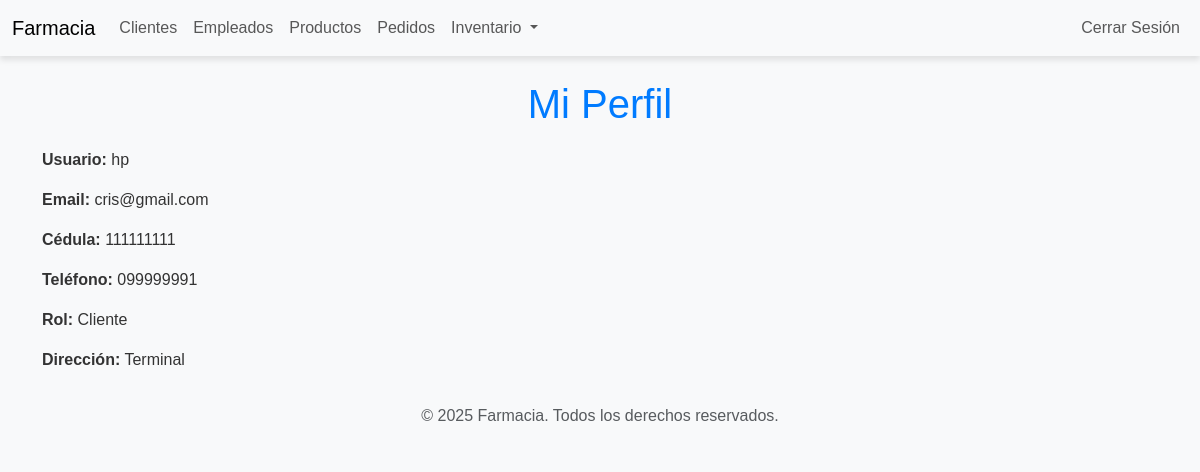
/perfil/ (signed in), run on the app's committed database.
### usuarios/models.py (models this page shows, shortened)
class Usuario(AbstractUser):
    cedula = models.CharField(max_length=20, unique=True, blank=True, null=True)
    telefono = models.CharField(max_length=15, blank=True, null=True)
    direccion = models.CharField(max_length=255, blank=True, null=True)
    ROLES = [
        ('ADMIN', 'Administrador'),
        ('EMPLEADO', 'Empleado'),
        ('CLIENTE', 'Cliente'),
    ]
    rol = models.CharField(max_length=10, choices=ROLES, default='CLIENTE')

class Cliente(models.Model):
    usuario = models.OneToOneField(
        get_user_model(),
        on_delete=models.CASCADE
    )
    direccion = models.CharField(max_length=255)

### usuarios/views.py (the view)
# urls.py: path('perfil/', usuarios_views.perfil, name='perfil'),
@login_required
def perfil(request):
    return render(request, 'usuarios/perfil.html', {'user': request.user})

### templates/usuarios/perfil.html (shortened to what this page needs)
{% extends 'base.html' %}
{% block content %}
<h1>Mi Perfil</h1>
<p><strong>Usuario:</strong> {{ user.username }}</p>
<p><strong>Email:</strong> {{ user.email }}</p>
<p><strong>Cédula:</strong> {{ user.cedula }}</p>
<p><strong>Teléfono:</strong> {{ user.telefono }}</p>
<p><strong>Rol:</strong> {{ user.get_rol_display }}</p>
{% if user.rol == "CLIENTE" %}
<p><strong>Dirección:</strong> {{ user.cliente.direccion }}</p>
{% elif user.rol == "EMPLEADO" %}
<p><strong>Puesto:</strong> {{ user.empleado.puesto }}</p>
{% endif %}
{% endblock %}

### static/css/styles.css (style rules this page uses)
body { font-family: 'Arial', sans-serif; background-color: #f8f9fa; color: #333; }
h1 { color: #007bff; text-align: center; margin-bottom: 20px; }

### data on the page
Usuario: username "hp", email "cris@gmail.com", cedula "111111111", telefono "099999991", rol "Cliente", cliente.direccion "Terminal"
